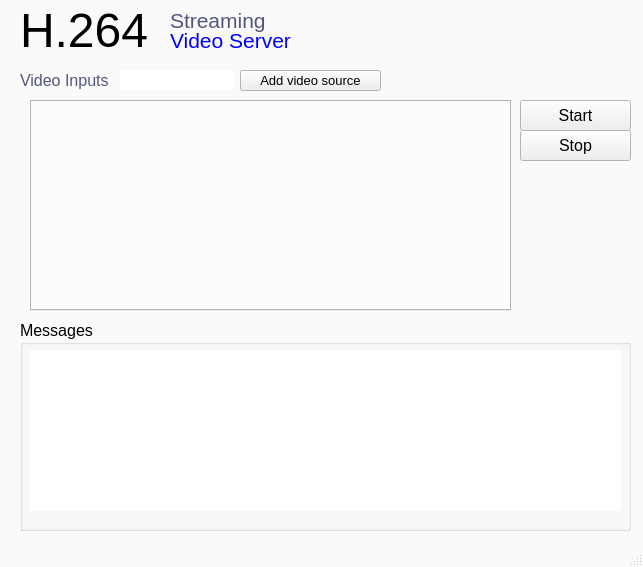
<?xml version="1.0" encoding="UTF-8"?>
<ui version="4.0">
 <class>MainWindow</class>
 <widget class="QMainWindow" name="MainWindow">
  <property name="geometry">
   <rect>
    <x>0</x>
    <y>0</y>
    <width>643</width>
    <height>567</height>
   </rect>
  </property>
  <property name="sizePolicy">
   <sizepolicy hsizetype="Fixed" vsizetype="Fixed">
    <horstretch>0</horstretch>
    <verstretch>0</verstretch>
   </sizepolicy>
  </property>
  <property name="minimumSize">
   <size>
    <width>643</width>
    <height>567</height>
   </size>
  </property>
  <property name="maximumSize">
   <size>
    <width>643</width>
    <height>567</height>
   </size>
  </property>
  <property name="palette">
   <palette>
    <active>
     <colorrole role="Base">
      <brush brushstyle="SolidPattern">
       <color alpha="255">
        <red>255</red>
        <green>255</green>
        <blue>255</blue>
       </color>
      </brush>
     </colorrole>
     <colorrole role="Window">
      <brush brushstyle="SolidPattern">
       <color alpha="255">
        <red>250</red>
        <green>250</green>
        <blue>250</blue>
       </color>
      </brush>
     </colorrole>
    </active>
    <inactive>
     <colorrole role="Base">
      <brush brushstyle="SolidPattern">
       <color alpha="255">
        <red>255</red>
        <green>255</green>
        <blue>255</blue>
       </color>
      </brush>
     </colorrole>
     <colorrole role="Window">
      <brush brushstyle="SolidPattern">
       <color alpha="255">
        <red>250</red>
        <green>250</green>
        <blue>250</blue>
       </color>
      </brush>
     </colorrole>
    </inactive>
    <disabled>
     <colorrole role="Base">
      <brush brushstyle="SolidPattern">
       <color alpha="255">
        <red>250</red>
        <green>250</green>
        <blue>250</blue>
       </color>
      </brush>
     </colorrole>
     <colorrole role="Window">
      <brush brushstyle="SolidPattern">
       <color alpha="255">
        <red>250</red>
        <green>250</green>
        <blue>250</blue>
       </color>
      </brush>
     </colorrole>
    </disabled>
   </palette>
  </property>
  <property name="font">
   <font>
    <family>Segoe UI</family>
    <pointsize>10</pointsize>
   </font>
  </property>
  <property name="windowTitle">
   <string>H264StreamingVideoServer</string>
  </property>
  <property name="windowOpacity">
   <double>1.000000000000000</double>
  </property>
  <widget class="QWidget" name="centralwidget">
   <widget class="QLabel" name="lbTitle">
    <property name="geometry">
     <rect>
      <x>20</x>
      <y>0</y>
      <width>151</width>
      <height>61</height>
     </rect>
    </property>
    <property name="font">
     <font>
      <family>Segoe UI</family>
      <pointsize>36</pointsize>
      <weight>50</weight>
      <bold>false</bold>
     </font>
    </property>
    <property name="text">
     <string>H.264</string>
    </property>
    <property name="scaledContents">
     <bool>false</bool>
    </property>
   </widget>
   <widget class="QLabel" name="lbTitle2">
    <property name="geometry">
     <rect>
      <x>170</x>
      <y>0</y>
      <width>111</width>
      <height>41</height>
     </rect>
    </property>
    <property name="font">
     <font>
      <family>Segoe UI</family>
      <pointsize>16</pointsize>
     </font>
    </property>
    <property name="styleSheet">
     <string notr="true">color: rgb(85, 85, 127);</string>
    </property>
    <property name="text">
     <string>Streaming</string>
    </property>
   </widget>
   <widget class="QLabel" name="lbTitle3">
    <property name="geometry">
     <rect>
      <x>170</x>
      <y>20</y>
      <width>141</width>
      <height>41</height>
     </rect>
    </property>
    <property name="font">
     <font>
      <family>Segoe UI</family>
      <pointsize>16</pointsize>
      <weight>50</weight>
      <bold>false</bold>
     </font>
    </property>
    <property name="styleSheet">
     <string notr="true">color: rgb(0, 0, 255);</string>
    </property>
    <property name="text">
     <string>Video Server</string>
    </property>
   </widget>
   <widget class="QLabel" name="lbVideoInput">
    <property name="geometry">
     <rect>
      <x>20</x>
      <y>60</y>
      <width>101</width>
      <height>41</height>
     </rect>
    </property>
    <property name="font">
     <font>
      <family>Segoe UI</family>
      <pointsize>12</pointsize>
      <weight>50</weight>
      <bold>false</bold>
     </font>
    </property>
    <property name="styleSheet">
     <string notr="true">color: rgb(85, 85, 127);</string>
    </property>
    <property name="text">
     <string>Video Inputs</string>
    </property>
   </widget>
   <widget class="QPushButton" name="buttStopServer">
    <property name="geometry">
     <rect>
      <x>520</x>
      <y>130</y>
      <width>111</width>
      <height>31</height>
     </rect>
    </property>
    <property name="font">
     <font>
      <family>Segoe UI</family>
      <pointsize>12</pointsize>
     </font>
    </property>
    <property name="text">
     <string>Stop</string>
    </property>
   </widget>
   <widget class="QGroupBox" name="grBoxMessaging">
    <property name="geometry">
     <rect>
      <x>20</x>
      <y>320</y>
      <width>611</width>
      <height>211</height>
     </rect>
    </property>
    <property name="font">
     <font>
      <family>Segoe UI</family>
      <pointsize>12</pointsize>
      <weight>50</weight>
      <bold>false</bold>
     </font>
    </property>
    <property name="title">
     <string>Messages</string>
    </property>
    <property name="flat">
     <bool>false</bool>
    </property>
    <widget class="QTextEdit" name="txtMessages">
     <property name="geometry">
      <rect>
       <x>10</x>
       <y>30</y>
       <width>591</width>
       <height>161</height>
      </rect>
     </property>
     <property name="font">
      <font>
       <kerning>false</kerning>
      </font>
     </property>
     <property name="frameShape">
      <enum>QFrame::NoFrame</enum>
     </property>
     <property name="frameShadow">
      <enum>QFrame::Plain</enum>
     </property>
    </widget>
   </widget>
   <widget class="QPushButton" name="butStartServer">
    <property name="geometry">
     <rect>
      <x>520</x>
      <y>100</y>
      <width>111</width>
      <height>31</height>
     </rect>
    </property>
    <property name="font">
     <font>
      <family>Segoe UI</family>
      <pointsize>12</pointsize>
     </font>
    </property>
    <property name="text">
     <string>Start</string>
    </property>
   </widget>
   <widget class="QPushButton" name="buttAddVideoSource">
    <property name="geometry">
     <rect>
      <x>240</x>
      <y>70</y>
      <width>141</width>
      <height>21</height>
     </rect>
    </property>
    <property name="font">
     <font>
      <family>Segoe UI</family>
      <pointsize>10</pointsize>
     </font>
    </property>
    <property name="toolTip">
     <string extracomment="Add a video source"/>
    </property>
    <property name="text">
     <string>Add video source</string>
    </property>
   </widget>
   <widget class="QLineEdit" name="lnVideoInput">
    <property name="geometry">
     <rect>
      <x>120</x>
      <y>70</y>
      <width>113</width>
      <height>20</height>
     </rect>
    </property>
    <property name="sizePolicy">
     <sizepolicy hsizetype="Fixed" vsizetype="Fixed">
      <horstretch>0</horstretch>
      <verstretch>0</verstretch>
     </sizepolicy>
    </property>
    <property name="toolTip">
     <string extracomment="Add video source"/>
    </property>
    <property name="inputMethodHints">
     <set>Qt::ImhPreferLowercase</set>
    </property>
    <property name="maxLength">
     <number>20</number>
    </property>
    <property name="frame">
     <bool>false</bool>
    </property>
   </widget>
   <widget class="QTabWidget" name="tabVideoList">
    <property name="geometry">
     <rect>
      <x>30</x>
      <y>100</y>
      <width>481</width>
      <height>211</height>
     </rect>
    </property>
    <property name="font">
     <font>
      <pointsize>12</pointsize>
     </font>
    </property>
    <property name="currentIndex">
     <number>-1</number>
    </property>
    <property name="movable">
     <bool>true</bool>
    </property>
   </widget>
  </widget>
  <widget class="QMenuBar" name="menubar">
   <property name="geometry">
    <rect>
     <x>0</x>
     <y>0</y>
     <width>643</width>
     <height>21</height>
    </rect>
   </property>
  </widget>
  <widget class="QStatusBar" name="statusbar"/>
 </widget>
 <resources/>
 <connections/>
</ui>
